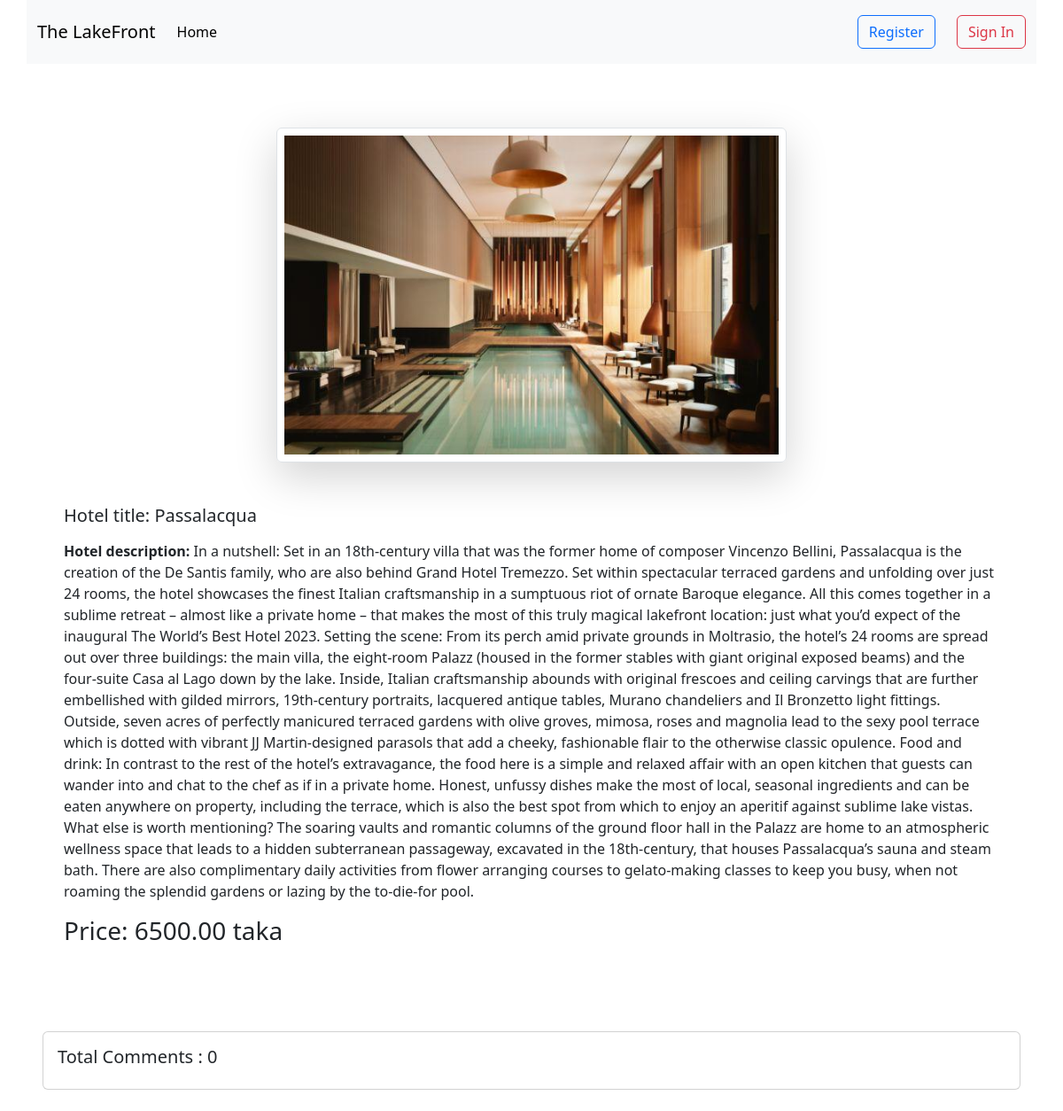
Screenshot of /hotel/hotel_detail/4/ with the database file from the repository.
### hotel/models.py (models this page shows, shortened)
class HotelInfo(models.Model):
    name = models.CharField(max_length=100)
    address = models.CharField(max_length=100)
    phone = models.CharField(max_length=100)
    email = models.CharField(max_length=100)
    website = models.CharField(max_length=100)
    hotel_image = models.ImageField(upload_to='hotel/media/uploads/',null=True)
    price=models.DecimalField(max_digits=10,decimal_places=2,null=True)
    description = models.TextField()

### hotel/views.py (the view)
# urls.py: path('hotel_detail/<int:pk>/',views.HotelDetailView.as_view(),name='hotel_detail'),
class HotelDetailView(DetailView):
    model = HotelInfo
    template_name = 'hotel_detail.html'
    def get(self, request, *args, **kwargs):
        hotel=get_object_or_404(HotelInfo, pk=kwargs['pk'])
        hotel_comment=Comment.objects.filter(hotel=hotel)
        context={
            'hotel':hotel,
            'hotel_comment':hotel_comment,
        }
        return render(request, self.template_name, context)

### hotel/templates/hotel_detail.html (shortened to what this page needs)
{% extends 'base.html' %}
{% load crispy_forms_tags %}
{% block content %}
<div class="col-12 mb-5">
  <div class="d-flex flex-wrap justify-content-center align-items-center gap-3">
    <div>
      <div class="text-center">
        <img src="{{ hotel.hotel_image.url }}" class="card-img-top img-fluid w-50 h-50 p-2 border rounded mt-5 shadow-lg"
          alt="...">
      </div>
      <div class="card-body m-5">
        <h5 class="card-title mb-3">Hotel title: {{ hotel.name }}</h5>
        <p class="card-text mb-3"><b>Hotel description: </b>{{ hotel.description}}</p>
        <h3 class="mb-3">Price: {{ hotel.price }} taka </h3>
      </div>
    </div>
  </div>
</div>
<section>
  <div class="card m-4">
    <h5 class="p-3">Total Comments : {{ hotel_comment | length }}</h5>
</div>
</section>
{% endblock %}

### rows the page displays
HotelInfo: hotel_image (picture), name "Passalacqua", description "In a nutshell: Set in an 18th-century villa that was the former home of composer Vincenzo Bellini, Passalacqua is the creation of the De Santis family, who are also behind Grand Hotel Tremezzo. Set within spectacular terraced gardens and unfolding over just 24 rooms, the hotel showcases the finest Italian craftsmanship in a sumptuous riot of ornate Baroque elegance. All this comes together in a sublime retreat – almost like a private home – that makes the most of this truly magical lakefront location: just what you’d expect of the inaugural The World’s Best Hotel 2023. Setting the scene: From its perch amid private grounds in Moltrasio, the hotel’s 24 rooms are spread out over three…", price "6500.00"

### other values shown
{{ hotel_comment | length }} "0"
